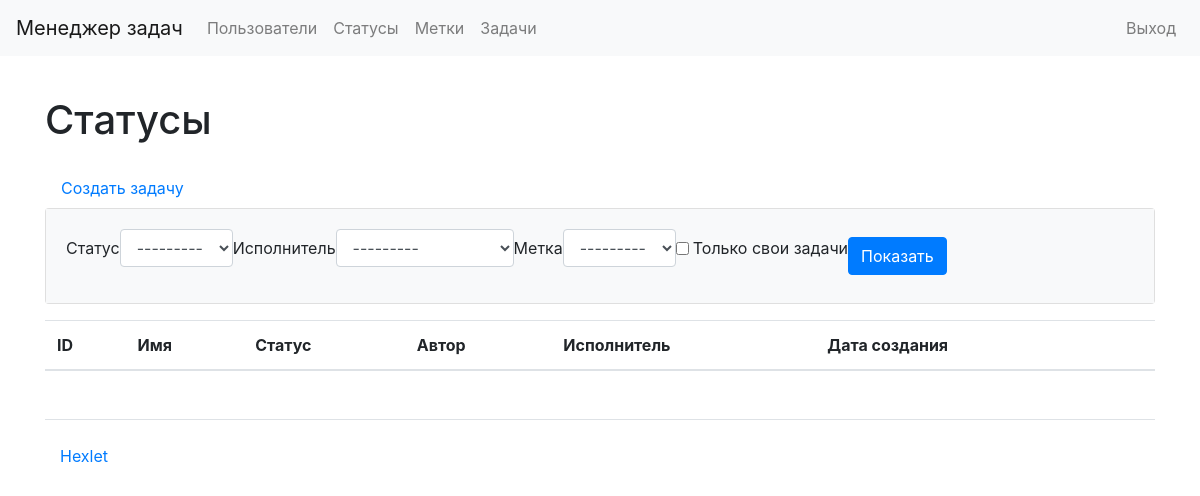
The app's page /tasks/ (signed in), older data.
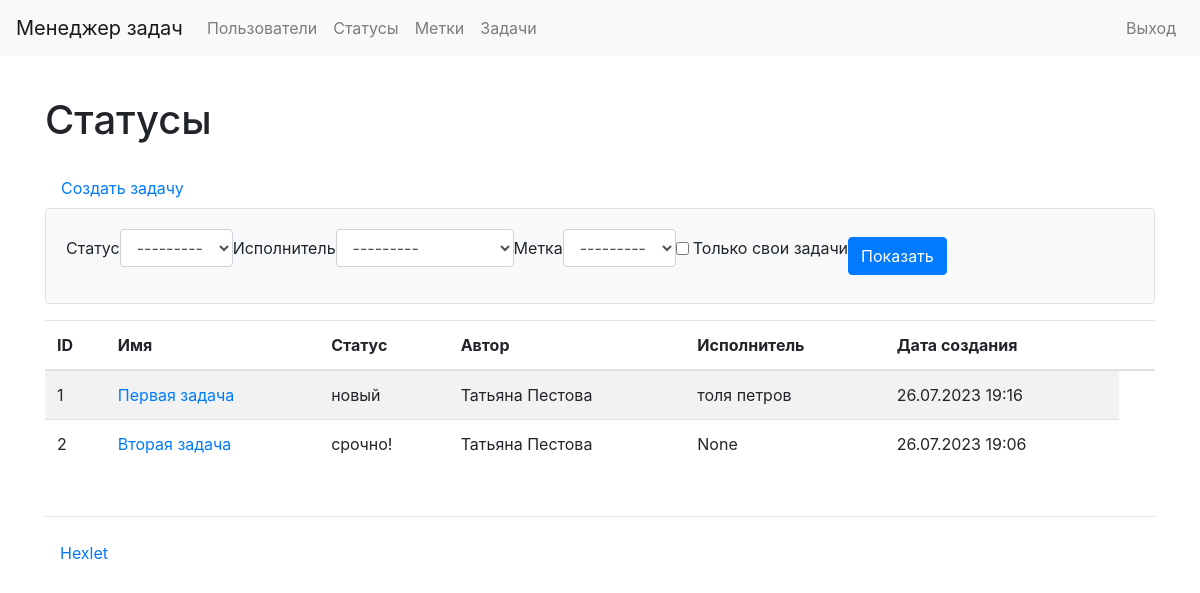
The same page, newer data.
### task_manager/tasks/models.py (models this page shows, shortened)
class Tasks(models.Model):
    name = models.CharField(max_length=150, verbose_name=_('Name'))
    author = models.ForeignKey(User, on_delete=models.PROTECT,
                               related_name='author',
                               verbose_name=_('Author'))
    description = models.TextField(max_length=10000,
                                   blank=True,
                                   null=True,
                                   verbose_name=_('Description'))
    status = models.ForeignKey(Statuses, on_delete=models.PROTECT,
                               verbose_name=_('Status'))
    executor = models.ForeignKey(User, on_delete=models.PROTECT,
                                 null=True,
                                 blank=True,
                                 related_name='executor',
                                 verbose_name=_('Executor'))
    labels = models.ManyToManyField(Labels, verbose_name=_('Labels'),
                                    through="TasksLabels",
                                    blank=True)
    created_at = models.DateTimeField(auto_now=True)

### task_manager/statuses/models.py (models this page shows)
class Statuses(models.Model):
    name = models.CharField(max_length=100,
                            verbose_name=_('Name'),
                            unique=True)
    created_at = models.DateTimeField(auto_now=True,
                                      verbose_name=_('Creation date'))
    def __str__(self):
        return self.name

### task_manager/tasks/views.py (the view)
# urls.py: path('', views.TasksListView.as_view(),
class TasksListView(AuthRequiredMixin, FilterView):
    template_name = 'tasks/tasks_list.html'
    model = Tasks
    filterset_class = TaskFilter

### task_manager/users/mixins.py (called while the page is built)
    def dispatch(self, request, *args, **kwargs):
        if not request.user.is_authenticated:
            messages.error(request, self.auth_message)
            return redirect(reverse_lazy('login'))
        return super().dispatch(request, *args, **kwargs)

### task_manager/users/models.py (called while the page is built)
    def __str__(self):
        return f'{self.first_name} {self.last_name}'

### task_manager/templates/tasks/tasks_list.html
{% extends "base.html" %}
{% load bootstrap4 %}
{% block content %}
{% load i18n %}
<h1 class="my-4">{% trans "Statuses" %}</h1>
<a class="nav-link" href="{% url 'task_create' %}">{% trans "Create task" %}</a>
<div class="card mb-3">
  <div class="card-body bg-light">
      <form class="form-inline center" method="get">
          {% bootstrap_form filter.form field_class="mr-3 ml-2" %}
          <button class="btn btn-primary" type="submit">{% trans "Show" %}</button>
      </form>
  </div>
</div>
<table class="table table-striped">
  <thead>
    <tr>
      <th>ID</th>
      <th>{% trans "Name" %}</th>
      <th>{% trans "Status" %}</th>
      <th>{% trans "Author" %}</th>
      <th>{% trans "Executor" %}</th>
      <th>{% trans "Creation date" %}</th>
      <th></th>
    </tr>
  </thead>
  <tbody>
    {% for task in tasks_list %}
        <tr>
          <td>
            {{ task.pk }}
          </td>
          <td>
            <a href="{% url 'task_detail' task.pk %}">{{ task.name }}</a>
          </td>
          <td>
            {{ task.status }}
          </td>
          <td>
            {{ task.author }}
          </td>
          <td>
            {{ task.executor }}
          </td>
          <td>{{ task.created_at|date:"d.m.Y H:i" }}</td>
        </tr>
        {% endfor %}
  </tbody>
</table>
{% endblock %}

### task_manager/templates/base.html (shortened to what this page needs)
<!DOCTYPE html>
<html lang="en">
{% load bootstrap4 %}
{% load i18n %}
{% get_current_language as LANGUAGE_CODE %}
<head>
    <link href="https://cdn.jsdelivr.net/npm/bootstrap@4.6.2/dist/css/bootstrap.min.css" rel="stylesheet">
</head>
  <body class="d-flex flex-column min-vh-100">
    <nav class="navbar navbar-expand-lg navbar-light bg-light mb-3">
      <a class="navbar-brand" href="{% url 'main' %}">{% trans "Task Manager" %}</a>
      <div class="collapse navbar-collapse">
          <ul class="navbar-nav mr-auto">
              <li class="nav-item">
                  <a class="nav-link" href="{% url 'user_list' %}">{% trans "Users" %}</a>
              </li>
              {% if user.is_authenticated %}
              <li class="nav-item">
                  <a class="nav-link" href="{% url 'status_list' %}">{% trans "Statuses" %}</a>
              </li>
              <li class="nav-item">
                  <a class="nav-link" href="{% url 'labels_list' %}">{% trans "Labels" %}</a>
              </li>
              <li class="nav-item">
                  <a class="nav-link" href="{% url 'tasks_list' %}">{% trans "Tasks" %}</a>
              </li>
              {% endif %}
          </ul>
          <ul class="navbar-nav">
              {% if user.is_authenticated %}
              <li class="nav-item">
                  <a class="nav-link" href="{% url 'logout' %}">{% trans "Logout" %}</a>
              </li>
              {% endif %}
          </ul>
      </div>
    </nav>
    <div class="container wrapper flex-grow-1">
    {% block content %}{% endblock %}
    <footer>
      <div class="container my-5 pt-4 border-top">
        <a target="_blank" href="https://ru.hexlet.io">Hexlet</a>
    </div>
    </footer>
  </body>
</html>

Row changes from the older to the newer data that the page shows:
added Tasks: pk "1", name "Первая задача", status "новый", author "Татьяна Пестова", executor "толя петров", created_at "26.07.2023 19:16"
added Tasks: pk "2", name "Вторая задача", status "срочно!", author "Татьяна Пестова", executor "None", created_at "26.07.2023 19:06"
